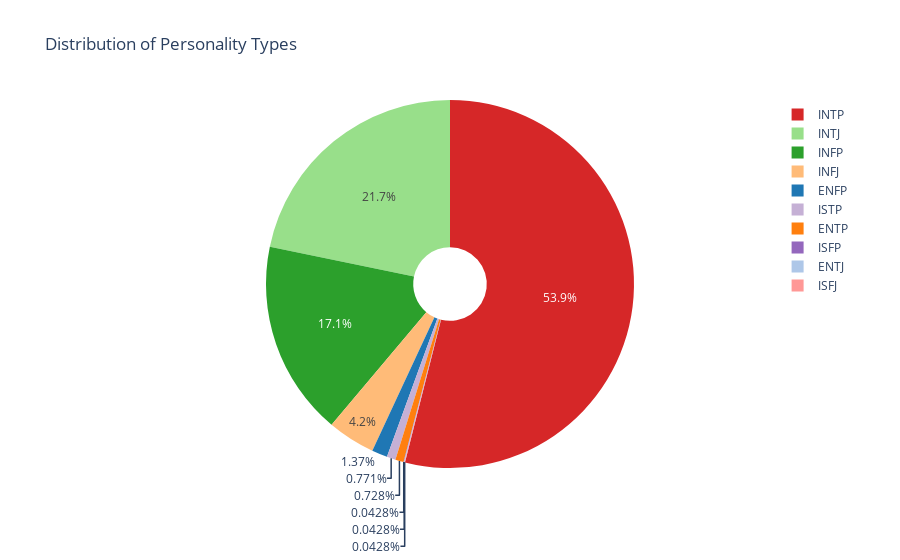

Write notebook code for a chart like this one.
### Markdown cell above
### Initial review of MBTI distribution

### Code cell
import pandas as pd
import matplotlib.pyplot as plt
import squarify
import matplotlib.colors as mcolors
import plotly.express as px  

data = pd.read_csv('data/dataset_with_mbti.csv')

#use the tab20 colormap,ref:https://matplotlib.org/stable/users/explain/colors/colormaps.html
tab20 = plt.get_cmap('tab20').colors
#sort the unique MBTI types from the dataset 
mbti_types = sorted(data['MBTI'].unique())  
#create a dictionary mapping each MBTI type to a color from the 'tab20' palette
color_map = {mbti: tab20[i % len(tab20)] for i, mbti in enumerate(mbti_types)}

#calculate the distribution of MBTI types using value_counts,ref:https://www.kaggle.com/code/anandu08/psycho-analysis-nlp-fr-enhanced-social-media-con/notebook#Performance-Visualisation
mbti_distribution = data['MBTI'].value_counts(normalize=False) * 50
#reset the index and rename the columns,ref:https://www.w3schools.com/python/pandas/ref_df_reset_index.asp
mbti_distribution_df = mbti_distribution.reset_index()
mbti_distribution_df.columns = ['MBTI', 'count']

#plot the distribution of MBTI types
plt.figure(figsize=(10, 3))
plt.bar(mbti_distribution.index, height=mbti_distribution.values, color=[color_map[mbti] for mbti in mbti_distribution.index])
plt.xlabel('Personality Types', size=12)
plt.ylabel('Number of Comments', size=12)
plt.title('Total Comments for Each Personality Type')
plt.show()

#create a pie chart,ref:https://plotly.com/python/pie-charts/
#iterate over each MBTI type in the column and map it to its corresponding hexadecimal color code,ref:https://matplotlib.org/stable/api/_as_gen/matplotlib.colors.to_hex.html
fig = px.pie(data_frame=mbti_distribution_df, names='MBTI', values='count', title='Distribution of Personality Types',hole=0.2,color='MBTI',color_discrete_map={mbti: mcolors.to_hex(color_map[mbti]) for mbti in mbti_distribution_df['MBTI']})
fig.show()

### Figure 1 — Plotly figure (JSON) as saved in the notebook; plotly's stock layout.template omitted (floating-point values rounded to 4 significant figures)
{"data": [{"customdata": [["INTP"], ["INTJ"], ["INFP"], ["INFJ"], ["ENFP"], ["ISTP"], ["ENTP"], ["ISFP"], ["ENTJ"], ["ISFJ"]], "domain": {"x": [0, 1], "y": [0, 1]}, "hole": 0.2, "hovertemplate": "MBTI=%{customdata[0]}<br>count=%{value}<extra></extra>", "labels": ["INTP", "INTJ", "INFP", "INFJ", "ENFP", "ISTP", "ENTP", "ISFP", "ENTJ", "ISFJ"], "legendgroup": "", "marker": {"colors": ["#d62728", "#98df8a", "#2ca02c", "#ffbb78", "#1f77b4", "#c5b0d5", "#ff7f0e", "#9467bd", "#aec7e8", "#ff9896"]}, "name": "", "showlegend": true, "type": "pie", "values": [63000, 25400, 20000, 4900, 1600, 900, 850, 50, 50, 50]}], "layout": {"legend": {"tracegroupgap": 0}, "title": {"text": "Distribution of Personality Types"}}}
